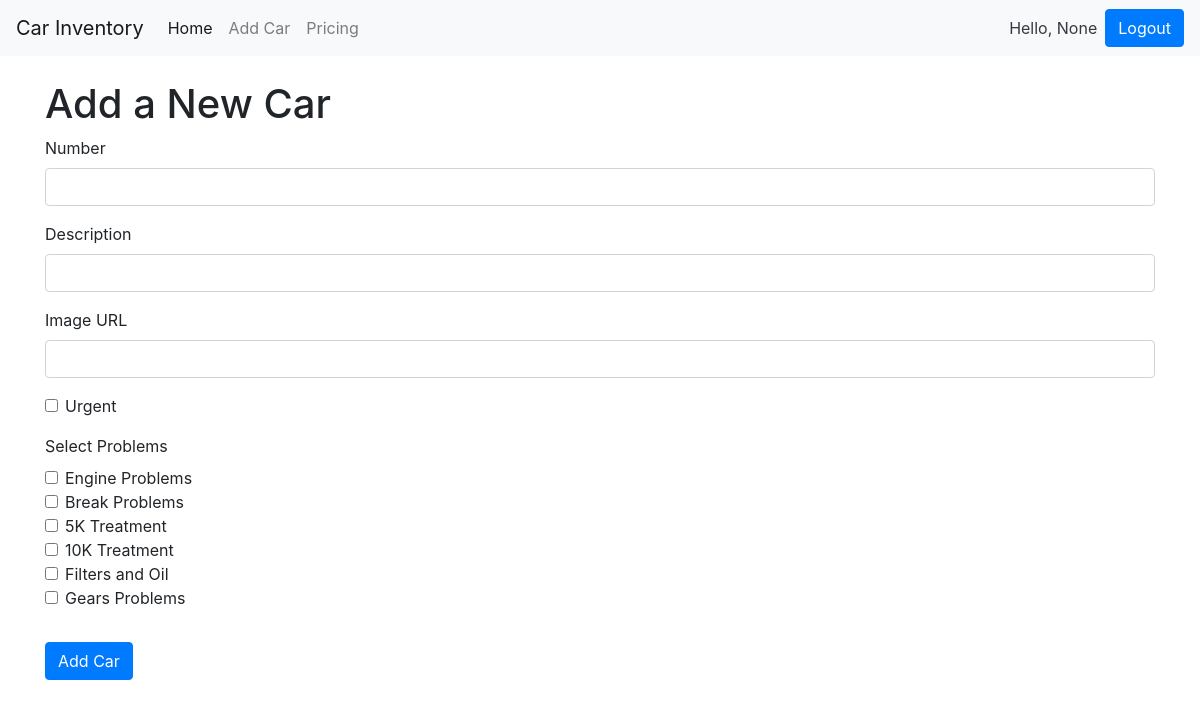
Screenshot of /add_car/ with the database file from the repository.
### tables this page shows
CREATE TABLE problems(id INTEGER PRIMARY KEY AUTOINCREMENT UNIQUE,name,price,represent);

### app.py (the view, shortened to what this page needs)
@app.route("/add_car/", methods=["GET", "POST"])
def add_car():
    conn = get_connection()
    cursor = conn.cursor()
    cursor.execute("SELECT * FROM Problems")
    problems = cursor.fetchall()
    conn.close()
    return render_template("add_car.html", problems=problems)

### app.py (called while the page is built)
def get_connection():
    conn = sqlite3.connect("data.db")
    conn.row_factory = sqlite3.Row
    conn.execute("PRAGMA foreign_keys = ON")
    return conn

### templates/add_car.html
{% extends "base.html" %} {% block title %}Add Car{% endblock %} {% block
content %}
<h1>Add a New Car</h1>
<form method="POST" action="/add_car/">
  <div class="form-group">
    <label for="number">Number</label>
    <input
      type="text"
      class="form-control"
      id="number"
      name="number"
      required
    />
  </div>
  <div class="form-group">
    <label for="description">Description</label>
    <input
      type="text"
      class="form-control"
      id="description"
      name="description"
      required
    />
  </div>
  <div class="form-group">
    <label for="img">Image URL</label>
    <input type="url" class="form-control" id="img" name="img" required />
  </div>
  <div class="form-group form-check">
    <input type="checkbox" class="form-check-input" id="urgent" name="urgent" />
    <label class="form-check-label" for="urgent">Urgent</label>
  </div>
  <div class="form-group">
    <label for="problems">Select Problems</label>
    <div id="problems">
      {% for problem in problems %}
      <div class="form-check">
        <input
          type="checkbox"
          class="form-check-input"
          id="problem{{ problem['id'] }}"
          name="problems"
          value="{{ problem['id'] }}"
        />
        <label class="form-check-label" for="problem{{ problem['id'] }}"
          >{{ problem['represent'] }}</label
        >
      </div>
      {% endfor %}
    </div>
  </div>
  <button type="submit" class="btn btn-primary mt-3">Add Car</button>
</form>
{% endblock %}

### rows the page displays
problems: represent "Engine Problems"
problems: represent "Break Problems"
problems: represent "5K Treatment"
problems: represent "10K Treatment"
problems: represent "Filters and Oil"
problems: represent "Gears Problems"

### other values shown
{{ session.get('username') }} "None"
